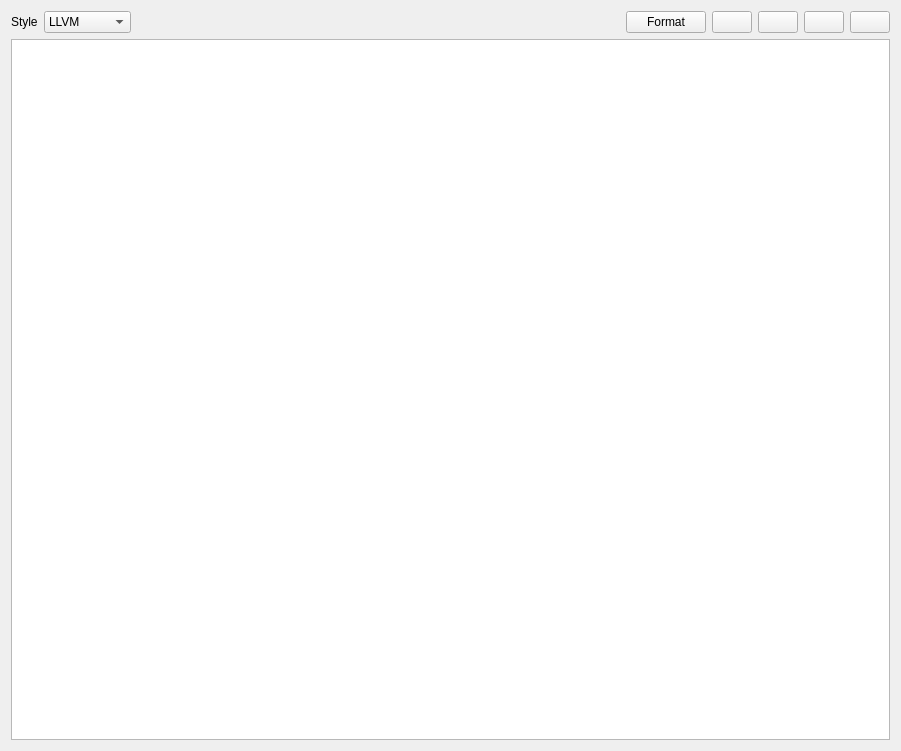
<?xml version="1.0" encoding="UTF-8"?>
<ui version="4.0">
 <class>TextProtoFormatterWidget</class>
 <widget class="QWidget" name="TextProtoFormatterWidget">
  <property name="geometry">
   <rect>
    <x>0</x>
    <y>0</y>
    <width>901</width>
    <height>751</height>
   </rect>
  </property>
  <property name="windowTitle">
   <string>Form</string>
  </property>
  <property name="locale">
   <locale language="English" country="UnitedStates"/>
  </property>
  <layout class="QVBoxLayout" name="verticalLayout">
   <item>
    <layout class="QHBoxLayout" name="horizontalLayout">
     <item>
      <widget class="QLabel" name="label">
       <property name="text">
        <string>Style</string>
       </property>
      </widget>
     </item>
     <item>
      <widget class="QComboBox" name="styleComboBox">
       <item>
        <property name="text">
         <string>LLVM</string>
        </property>
       </item>
       <item>
        <property name="text">
         <string>GNU</string>
        </property>
       </item>
       <item>
        <property name="text">
         <string>Google</string>
        </property>
       </item>
       <item>
        <property name="text">
         <string>Chromium</string>
        </property>
       </item>
       <item>
        <property name="text">
         <string>Microsoft</string>
        </property>
       </item>
       <item>
        <property name="text">
         <string>Mozilla</string>
        </property>
       </item>
       <item>
        <property name="text">
         <string>WebKit</string>
        </property>
       </item>
       <item>
        <property name="text">
         <string>File</string>
        </property>
       </item>
      </widget>
     </item>
     <item>
      <spacer name="horizontalSpacer">
       <property name="orientation">
        <enum>Qt::Orientation::Horizontal</enum>
       </property>
       <property name="sizeHint" stdset="0">
        <size>
         <width>40</width>
         <height>20</height>
        </size>
       </property>
      </spacer>
     </item>
     <item>
      <widget class="QPushButton" name="formatButton">
       <property name="text">
        <string>Format</string>
       </property>
      </widget>
     </item>
     <item>
      <widget class="QPushButton" name="openButton">
       <property name="toolTip">
        <string>Open</string>
       </property>
       <property name="text">
        <string/>
       </property>
       <property name="icon">
        <iconset theme="QIcon::ThemeIcon::DocumentOpen"/>
       </property>
      </widget>
     </item>
     <item>
      <widget class="QPushButton" name="copyButton">
       <property name="toolTip">
        <string>Copy</string>
       </property>
       <property name="text">
        <string/>
       </property>
       <property name="icon">
        <iconset theme="QIcon::ThemeIcon::EditCopy"/>
       </property>
      </widget>
     </item>
     <item>
      <widget class="QPushButton" name="pasteButton">
       <property name="toolTip">
        <string>Paste</string>
       </property>
       <property name="text">
        <string/>
       </property>
       <property name="icon">
        <iconset theme="QIcon::ThemeIcon::EditPaste"/>
       </property>
      </widget>
     </item>
     <item>
      <widget class="QPushButton" name="clearButton">
       <property name="toolTip">
        <string>Clear</string>
       </property>
       <property name="text">
        <string/>
       </property>
       <property name="icon">
        <iconset theme="QIcon::ThemeIcon::EditClear"/>
       </property>
      </widget>
     </item>
    </layout>
   </item>
   <item>
    <widget class="CodeEditor" name="codeEditor"/>
   </item>
  </layout>
 </widget>
 <customwidgets>
  <customwidget>
   <class>CodeEditor</class>
   <extends>QPlainTextEdit</extends>
   <header>editor/codeeditor.h</header>
  </customwidget>
 </customwidgets>
 <resources/>
 <connections/>
</ui>
